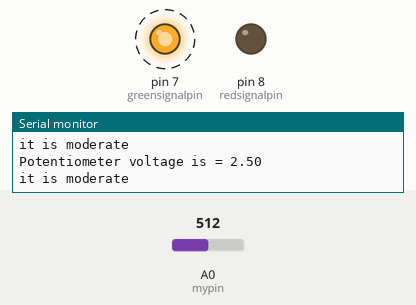
Bench run of a sketch on a simulated Arduino Uno, built with avr-gcc and run on an emulated ATmega328P. Parts: output pins drawn as LEDs (lit = HIGH), the last lines printed to the serial monitor. Dashed ring = blinking. The inputs (shaded band) are chosen by the test bench; at power-on: A0 (mypin) = 512.

Above: at 0.95 s.
1.7 s: A0 (mypin) set to 496
At 3.6 s:
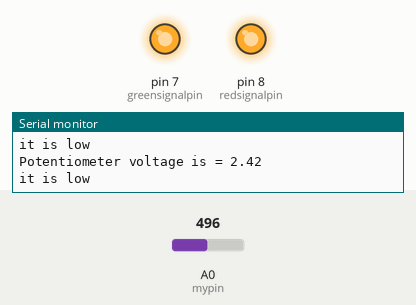
3.9 s: A0 (mypin) set to 716
At 4.6 s:
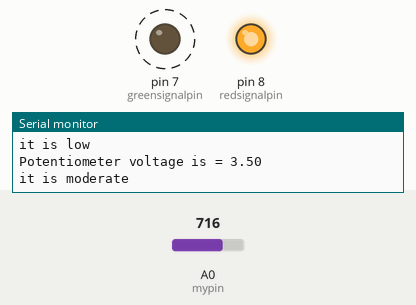
7.5 s: A0 (mypin) set to 808
11.0 s: A0 (mypin) set to 836
At 12.0 s:
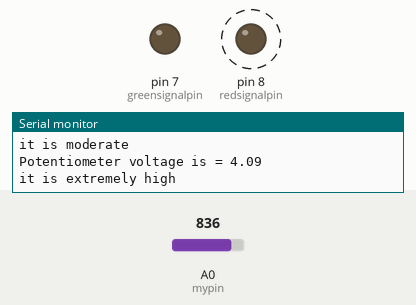
14.5 s: A0 (mypin) set to 511
At 15.3 s:
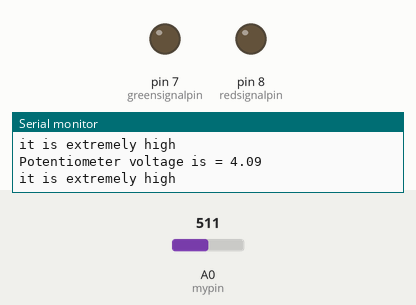
17.0 s: A0 (mypin) set to 900
At 17.9 s:
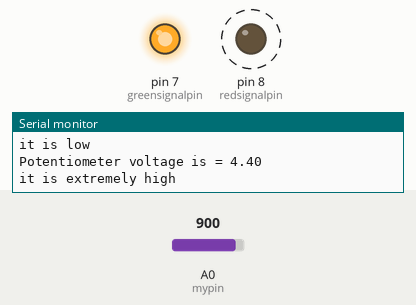
Timing chart, 0 to 21.6 s (numbered marks = the images above; inputs shaded):
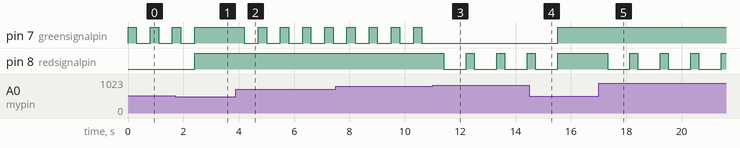

Measured:
- the behaviour switches between 512 and 511 on A0 (mypin) (found by bisection; images 0 and 1)
- the behaviour switches between 818 and 819 on A0 (mypin) (found by bisection; images 2 and 3)
- after the input at 1.7 s, pin 7 (greensignalpin): goes on until 2.4 s, then stays HIGH; pin 8 (redsignalpin): LOW → HIGH after 0.70 s
- after the input at 3.9 s, pin 7 (greensignalpin): alternates HIGH for 0.30 s and LOW for 0.50 s, starting after 0.31 s
- after the input at 11.0 s, pin 7 (greensignalpin): stops changing and stays LOW; pin 8 (redsignalpin): alternates HIGH for 0.30 s and LOW for 0.80 s, starting after 0.41 s
- after the input at 14.5 s, pin 7 (greensignalpin): LOW → HIGH after 1.0 s; pin 8 (redsignalpin): goes on until 15.5 s, then stays HIGH
- after the input at 17.0 s, pin 8 (redsignalpin): alternates HIGH for 0.30 s and LOW for 0.80 s, starting after 0.32 s
- by itself, pin 7 (greensignalpin): alternates HIGH for 0.30 s and LOW for 0.50 s

The sketch:

Arduino_Voltage_Monitor_Indicator_with_potentiometer.ino
```cpp
int mypin = A0;
int readvalue;
float v2;
int delaytime = 500;
int greensignalpin = 7;
int redsignalpin = 8;
int signaldelaytime = 300;

void setup() {
  // put your setup code here, to run once:
Serial.begin(9600);
pinMode(greensignalpin, OUTPUT);
pinMode(redsignalpin, OUTPUT);
pinMode(mypin, INPUT);
}

void loop() {
  // put your main code here, to run repeatedly:
readvalue = analogRead(mypin);
v2 = (5./1023.)*readvalue;   // Convert analog value to voltage (0-5V range)

Serial.print("Potentiometer voltage is = ");
Serial.println(v2);    // Print the calculated voltage value
if (v2 >= 4.0){
  Serial.println("it is extremely high");
  digitalWrite(redsignalpin, HIGH);
  delay(signaldelaytime);
  digitalWrite(redsignalpin, LOW);
  delay(signaldelaytime);
}
else if (v2 < 4.0 && v2 >= 2.5){
  Serial.println("it is moderate");
  digitalWrite(greensignalpin, HIGH);
  delay(signaldelaytime);
  digitalWrite(greensignalpin, LOW);

}
else{
  Serial.println("it is low");
  digitalWrite(greensignalpin, HIGH);
  digitalWrite(redsignalpin, HIGH);

}
delay(delaytime);
}
```
